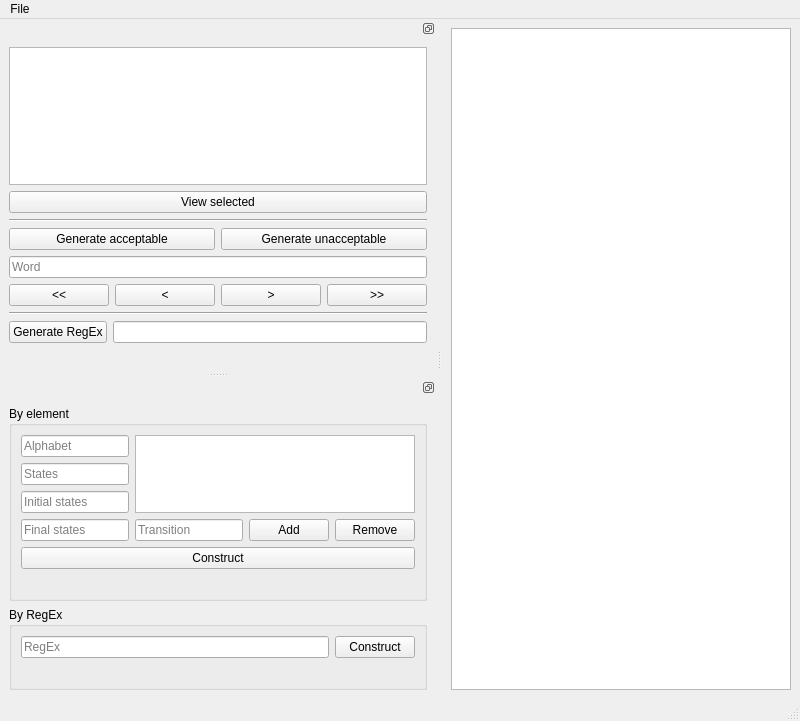
<?xml version="1.0" encoding="UTF-8"?>
<ui version="4.0">
 <class>MainWindow</class>
 <widget class="QMainWindow" name="MainWindow">
  <property name="geometry">
   <rect>
    <x>0</x>
    <y>0</y>
    <width>800</width>
    <height>721</height>
   </rect>
  </property>
  <property name="windowTitle">
   <string>MainWindow</string>
  </property>
  <widget class="QWidget" name="central_widget">
   <layout class="QGridLayout" name="gridLayout_3">
    <item row="0" column="0">
     <layout class="QGridLayout" name="main_view_layout">
      <item row="0" column="0">
       <widget class="MainGraphicsView" name="main_view"/>
      </item>
     </layout>
    </item>
   </layout>
  </widget>
  <widget class="QMenuBar" name="menu_bar">
   <property name="geometry">
    <rect>
     <x>0</x>
     <y>0</y>
     <width>800</width>
     <height>22</height>
    </rect>
   </property>
   <widget class="QMenu" name="menu_file">
    <property name="title">
     <string>File</string>
    </property>
   </widget>
   <addaction name="menu_file"/>
  </widget>
  <widget class="QStatusBar" name="statusbar"/>
  <widget class="QDockWidget" name="select_view_dock">
   <property name="features">
    <set>QDockWidget::DockWidgetFloatable|QDockWidget::DockWidgetMovable</set>
   </property>
   <attribute name="dockWidgetArea">
    <number>1</number>
   </attribute>
   <widget class="QWidget" name="select_view_dock_contents">
    <layout class="QVBoxLayout" name="verticalLayout_2">
     <item>
      <layout class="QVBoxLayout" name="select_view_dock_layout">
       <item>
        <widget class="SideGraphicsView" name="select_view"/>
       </item>
       <item>
        <widget class="QPushButton" name="view_selected_btn">
         <property name="text">
          <string>View selected</string>
         </property>
        </widget>
       </item>
       <item>
        <widget class="Line" name="line_0">
         <property name="orientation">
          <enum>Qt::Horizontal</enum>
         </property>
        </widget>
       </item>
       <item>
        <layout class="QHBoxLayout" name="generate_word_btn_layout">
         <item>
          <widget class="QPushButton" name="generate_acceptable_btn">
           <property name="text">
            <string>Generate acceptable</string>
           </property>
          </widget>
         </item>
         <item>
          <widget class="QPushButton" name="generate_unacceptable_btn">
           <property name="text">
            <string>Generate unacceptable</string>
           </property>
          </widget>
         </item>
        </layout>
       </item>
       <item>
        <widget class="QLineEdit" name="test_word_le">
         <property name="placeholderText">
          <string>Word</string>
         </property>
        </widget>
       </item>
       <item>
        <layout class="QHBoxLayout" name="test_word_btn_layout">
         <item>
          <widget class="QPushButton" name="test_reset_btn">
           <property name="text">
            <string>&lt;&lt;</string>
           </property>
          </widget>
         </item>
         <item>
          <widget class="QPushButton" name="test_back_btn">
           <property name="text">
            <string>&lt;</string>
           </property>
          </widget>
         </item>
         <item>
          <widget class="QPushButton" name="test_forward_btn">
           <property name="text">
            <string>&gt;</string>
           </property>
          </widget>
         </item>
         <item>
          <widget class="QPushButton" name="test_end_btn">
           <property name="text">
            <string>&gt;&gt;</string>
           </property>
          </widget>
         </item>
        </layout>
       </item>
       <item>
        <widget class="Line" name="line_1">
         <property name="orientation">
          <enum>Qt::Horizontal</enum>
         </property>
        </widget>
       </item>
       <item>
        <layout class="QHBoxLayout" name="generate_regex_layout">
         <item>
          <widget class="QPushButton" name="generate_regex_btn">
           <property name="text">
            <string>Generate RegEx</string>
           </property>
          </widget>
         </item>
         <item>
          <widget class="QLineEdit" name="generate_regex_le">
           <property name="enabled">
            <bool>true</bool>
           </property>
           <property name="readOnly">
            <bool>true</bool>
           </property>
          </widget>
         </item>
        </layout>
       </item>
       <item>
        <widget class="QLabel" name="view_dock_info">
         <property name="text">
          <string/>
         </property>
         <property name="wordWrap">
          <bool>true</bool>
         </property>
        </widget>
       </item>
      </layout>
     </item>
    </layout>
   </widget>
  </widget>
  <widget class="QDockWidget" name="construction_dock">
   <property name="features">
    <set>QDockWidget::DockWidgetFloatable|QDockWidget::DockWidgetMovable</set>
   </property>
   <attribute name="dockWidgetArea">
    <number>1</number>
   </attribute>
   <widget class="QWidget" name="construction_dock_contents">
    <layout class="QVBoxLayout" name="verticalLayout_6">
     <item>
      <layout class="QVBoxLayout" name="construction_dock_layout">
       <item>
        <widget class="QGroupBox" name="construction_by_element_gb">
         <property name="title">
          <string>By element</string>
         </property>
         <property name="flat">
          <bool>false</bool>
         </property>
         <layout class="QGridLayout" name="gridLayout_5">
          <item row="2" column="0">
           <widget class="QLabel" name="construction_by_element_info">
            <property name="text">
             <string/>
            </property>
            <property name="wordWrap">
             <bool>true</bool>
            </property>
           </widget>
          </item>
          <item row="0" column="0">
           <layout class="QGridLayout" name="construction_by_element_layout">
            <item row="3" column="0">
             <widget class="QLineEdit" name="final_states_le">
              <property name="placeholderText">
               <string>Final states</string>
              </property>
             </widget>
            </item>
            <item row="0" column="0">
             <widget class="QLineEdit" name="alphabet_le">
              <property name="placeholderText">
               <string>Alphabet</string>
              </property>
             </widget>
            </item>
            <item row="2" column="0">
             <widget class="QLineEdit" name="initial_states_le">
              <property name="placeholderText">
               <string>Initial states</string>
              </property>
             </widget>
            </item>
            <item row="1" column="0">
             <widget class="QLineEdit" name="states_le">
              <property name="placeholderText">
               <string>States</string>
              </property>
             </widget>
            </item>
            <item row="0" column="1" rowspan="3">
             <widget class="QListWidget" name="transition_list">
              <property name="selectionMode">
               <enum>QAbstractItemView::MultiSelection</enum>
              </property>
             </widget>
            </item>
            <item row="3" column="1">
             <layout class="QHBoxLayout" name="transition_layout">
              <item>
               <widget class="QLineEdit" name="transition_le">
                <property name="placeholderText">
                 <string>Transition</string>
                </property>
               </widget>
              </item>
              <item>
               <widget class="QPushButton" name="add_transition_btn">
                <property name="text">
                 <string>Add</string>
                </property>
               </widget>
              </item>
              <item>
               <widget class="QPushButton" name="remove_transition_btn">
                <property name="text">
                 <string>Remove</string>
                </property>
               </widget>
              </item>
             </layout>
            </item>
           </layout>
          </item>
          <item row="1" column="0">
           <widget class="QPushButton" name="construction_by_element_btn">
            <property name="text">
             <string>Construct</string>
            </property>
           </widget>
          </item>
         </layout>
        </widget>
       </item>
       <item>
        <widget class="QGroupBox" name="construction_by_regex_gb">
         <property name="sizePolicy">
          <sizepolicy hsizetype="Preferred" vsizetype="Preferred">
           <horstretch>0</horstretch>
           <verstretch>0</verstretch>
          </sizepolicy>
         </property>
         <property name="title">
          <string>By RegEx</string>
         </property>
         <layout class="QVBoxLayout" name="verticalLayout_3">
          <item>
           <layout class="QHBoxLayout" name="construction_by_regex_layout">
            <item>
             <widget class="QLineEdit" name="regex_construction_le">
              <property name="placeholderText">
               <string>RegEx</string>
              </property>
             </widget>
            </item>
            <item>
             <widget class="QPushButton" name="construction_by_regex_btn">
              <property name="text">
               <string>Construct</string>
              </property>
             </widget>
            </item>
           </layout>
          </item>
          <item>
           <widget class="QLabel" name="construction_by_regex_info">
            <property name="text">
             <string/>
            </property>
            <property name="wordWrap">
             <bool>true</bool>
            </property>
           </widget>
          </item>
         </layout>
        </widget>
       </item>
       <item>
        <spacer name="construction_dock_spacer">
         <property name="orientation">
          <enum>Qt::Vertical</enum>
         </property>
         <property name="sizeHint" stdset="0">
          <size>
           <width>20</width>
           <height>40</height>
          </size>
         </property>
        </spacer>
       </item>
      </layout>
     </item>
    </layout>
   </widget>
  </widget>
 </widget>
 <customwidgets>
  <customwidget>
   <class>MainGraphicsView</class>
   <extends>QGraphicsView</extends>
   <header>main_graphics_view.hpp</header>
  </customwidget>
  <customwidget>
   <class>SideGraphicsView</class>
   <extends>QGraphicsView</extends>
   <header location="global">side_graphics_view.hpp</header>
  </customwidget>
 </customwidgets>
 <resources/>
 <connections/>
</ui>
